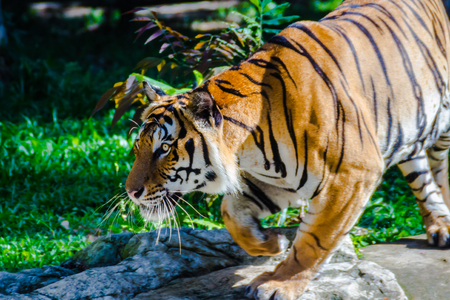
#> input picture i8.jpg, 450 x 300 px
$ python operacionesPI8.py
#> lines starting #> are read from the running program, lines starting #| are printed output that depends on the picture
#> further down, image is the input picture: shape (300, 450, 3); mean B, G, R 82.2, 107, 95.2
import cv2
import numpy as np

def moon_filter(image):
    # Apply the Moon filter to the image
    # Reduce brightness and increase contrast
    alpha = 0.7
    beta = -30
    image_filtered = np.clip(alpha * image + beta, 0, 255).astype(np.uint8)
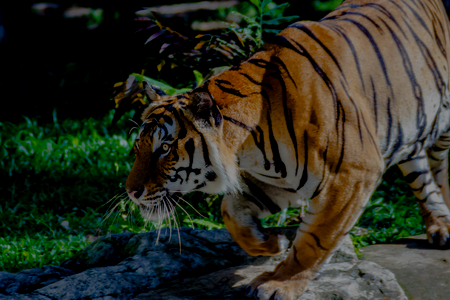
#> image_filtered: shape (300, 450, 3); mean B, G, R 35, 47.6, 45.8

    # Adjust the color balance to add a blueish tint
    blue_balance = np.array([1.0, 0.7, 1.5])
    image_filtered = np.clip(image_filtered * blue_balance, 0, 255).astype(np.uint8)
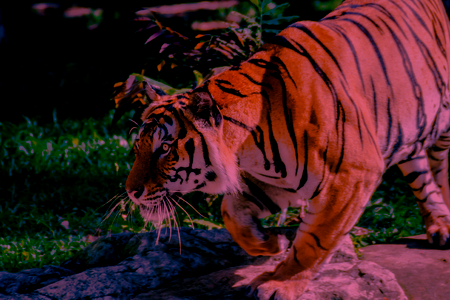
#> image_filtered: shape (300, 450, 3); mean B, G, R 35, 33, 68.5

    return image_filtered

# Load the image
image = cv2.imread('i8.jpg')

# Apply the Moon filter
filtered_image = moon_filter(image)

# Show the original and filtered images
cv2.imshow('Original', image)
cv2.imshow('Moon Filtered', filtered_image)
cv2.waitKey(0)
cv2.destroyAllWindows()

$ run again, with i10.jpg copied over i8.jpg
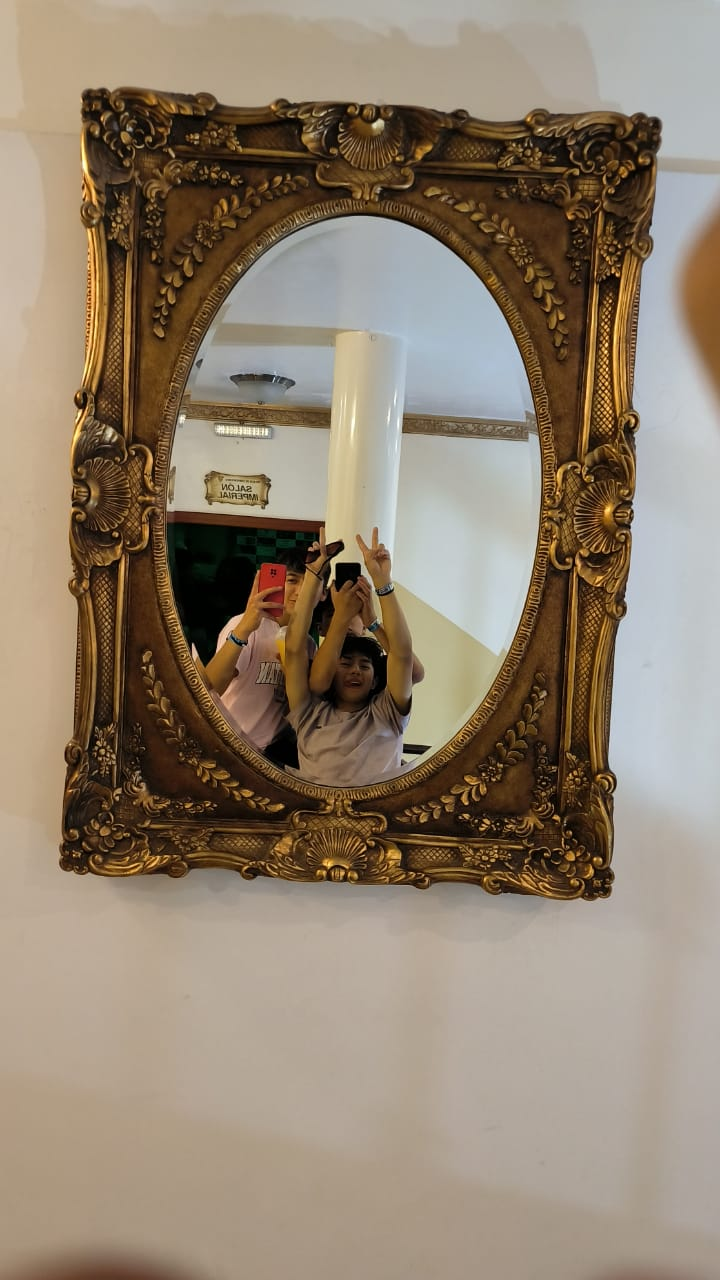
#> input picture i10.jpg, 720 x 1280 px
#> image is the input picture: shape (1280, 720, 3); mean B, G, R 111.2, 129.6, 144.9
#> in moon_filter, `image_filtered = np.clip(alpha * image + beta, 0, 255).astype(np.uint8)`:
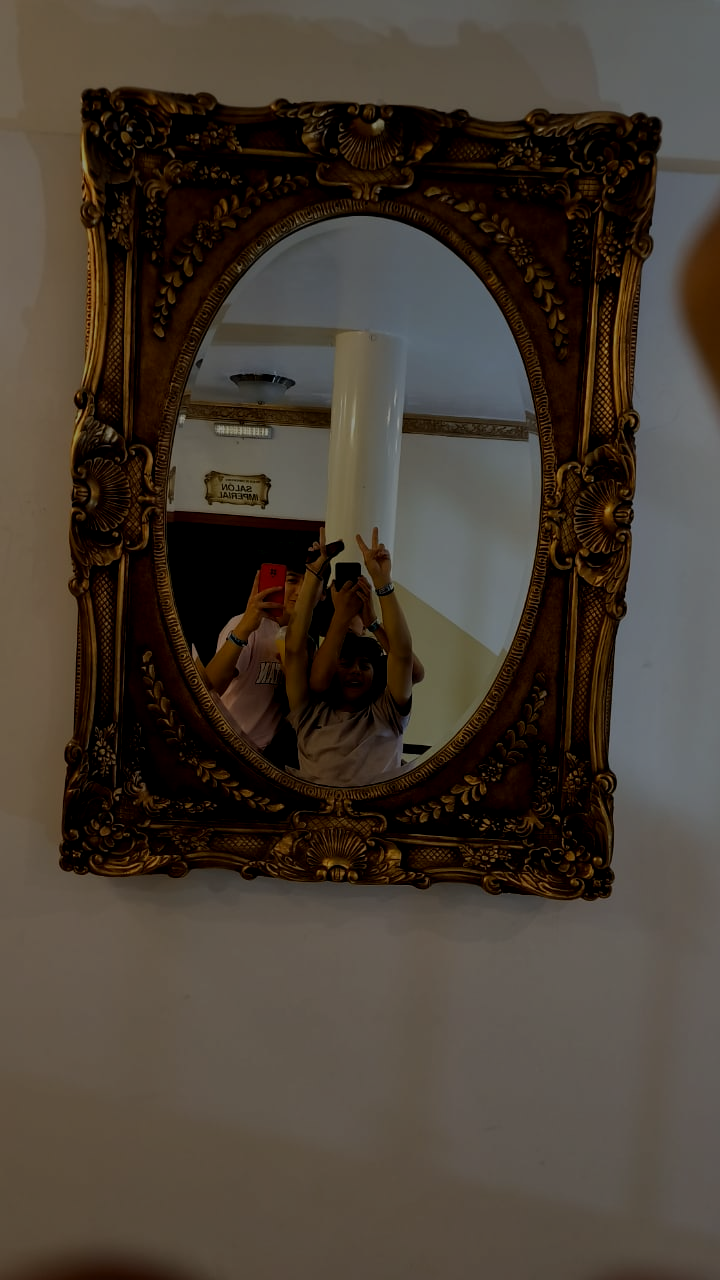
#> image_filtered: shape (1280, 720, 3); mean B, G, R 52.2, 62, 71.8
#> in moon_filter, `image_filtered = np.clip(image_filtered * blue_balance, 0, 255).astype..`:
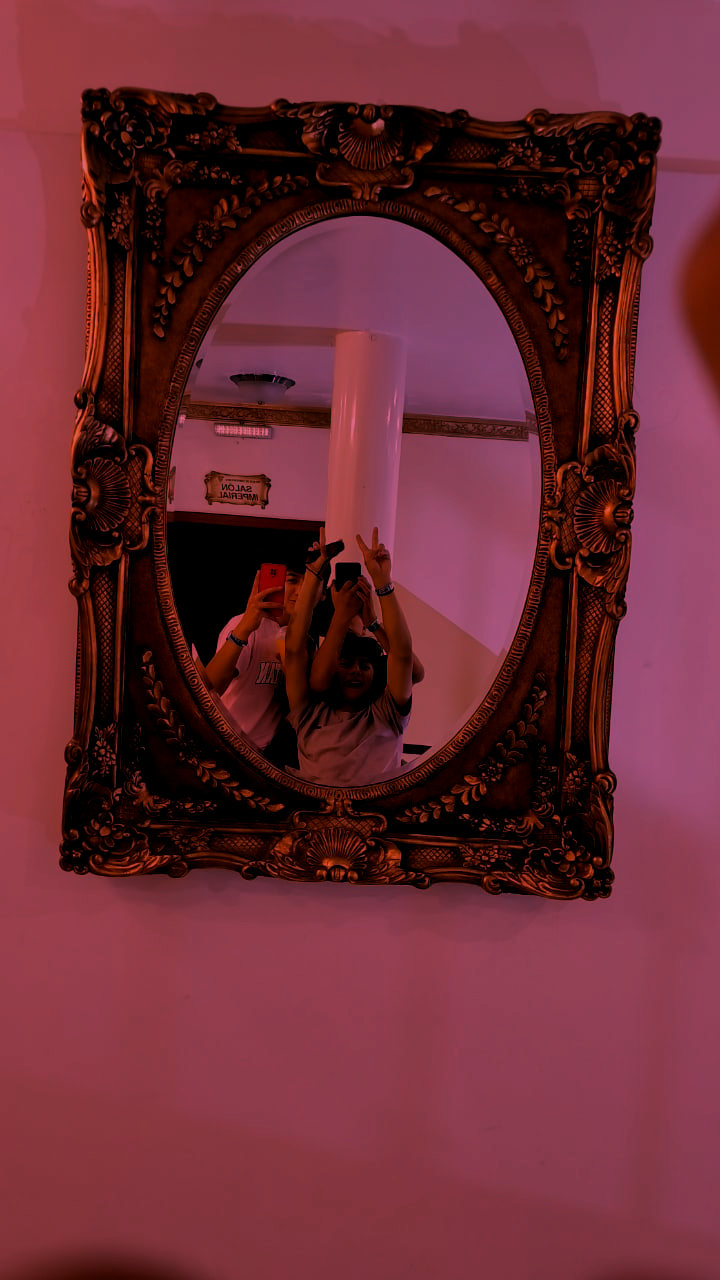
#> image_filtered: shape (1280, 720, 3); mean B, G, R 52.2, 43, 107.4

$ run again, with i11.jpg copied over i8.jpg
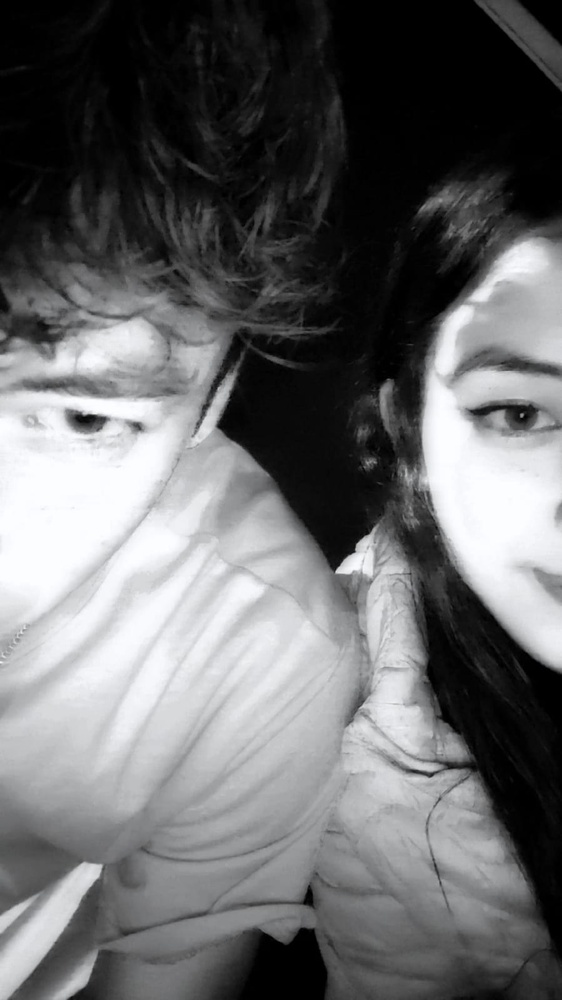
#> input picture i11.jpg, 562 x 1000 px, shrunk from 899 x 1599 before the run
#> image is the input picture: shape (1000, 562, 3); mean B, G, R 107.1, 105.9, 105.4
#> in moon_filter, `image_filtered = np.clip(alpha * image + beta, 0, 255).astype(np.uint8)`:
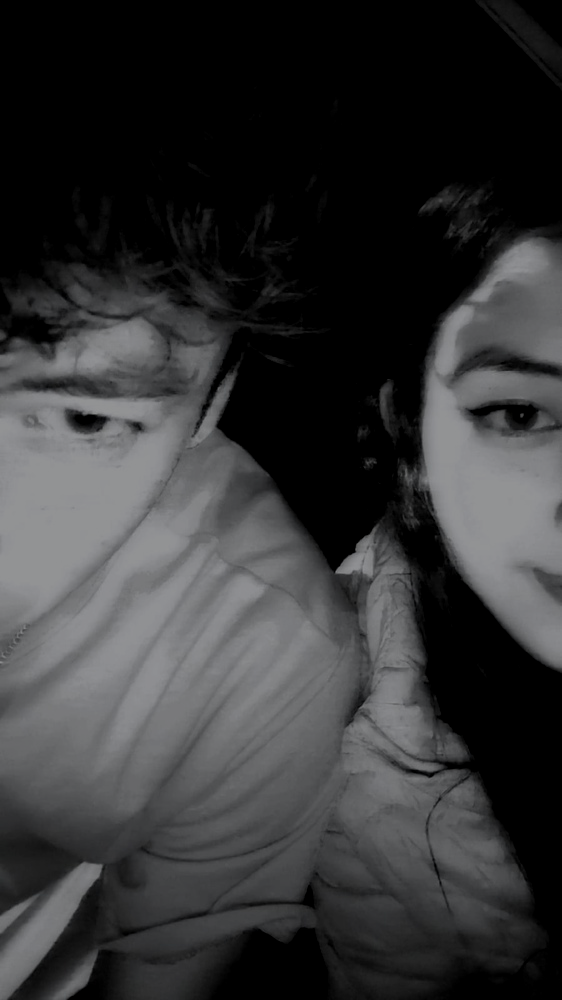
#> image_filtered: shape (1000, 562, 3); mean B, G, R 53.3, 52.5, 52.1
#> in moon_filter, `image_filtered = np.clip(image_filtered * blue_balance, 0, 255).astype..`:
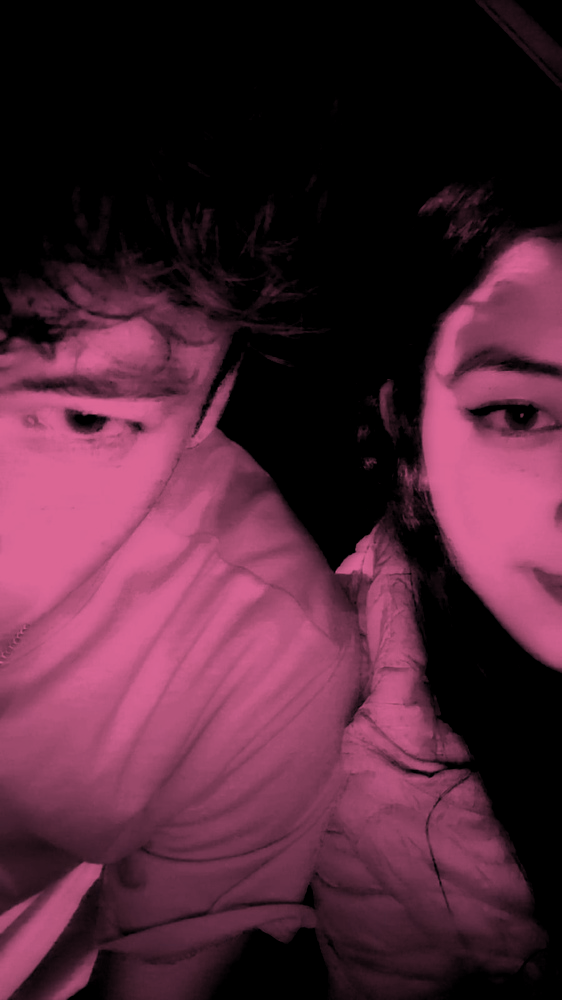
#> image_filtered: shape (1000, 562, 3); mean B, G, R 53.3, 36.4, 78.1

$ run again, with i12.jpg copied over i8.jpg
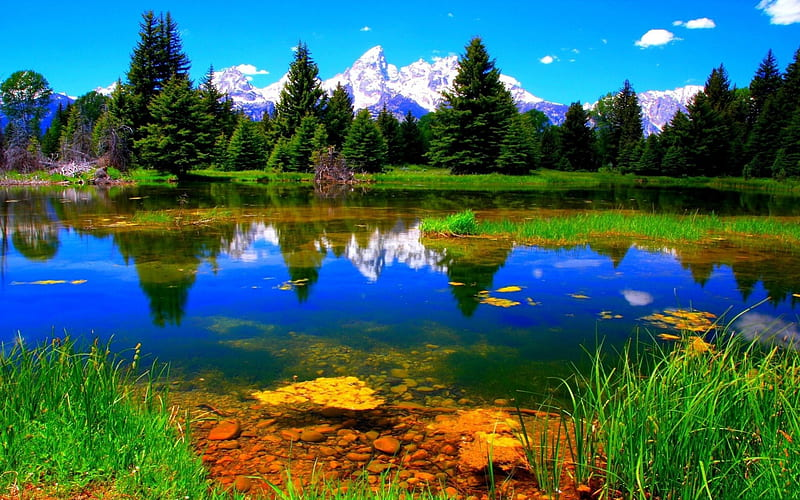
#> input picture i12.jpg, 800 x 500 px
#> image is the input picture: shape (500, 800, 3); mean B, G, R 89.5, 100.2, 57.9
#> in moon_filter, `image_filtered = np.clip(alpha * image + beta, 0, 255).astype(np.uint8)`:
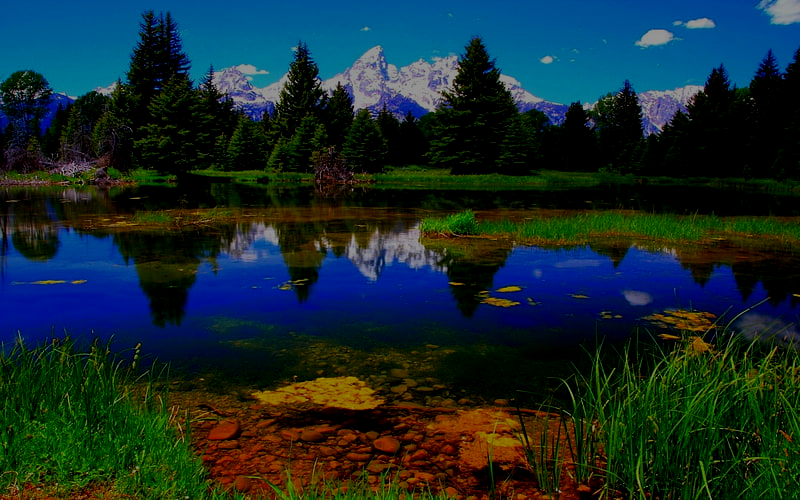
#> image_filtered: shape (500, 800, 3); mean B, G, R 44.2, 42.1, 22
#> in moon_filter, `image_filtered = np.clip(image_filtered * blue_balance, 0, 255).astype..`:
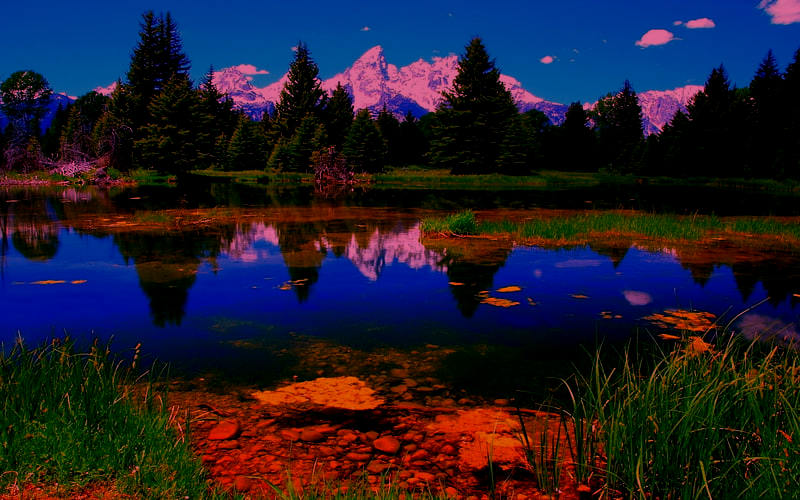
#> image_filtered: shape (500, 800, 3); mean B, G, R 44.2, 29.1, 32.9
